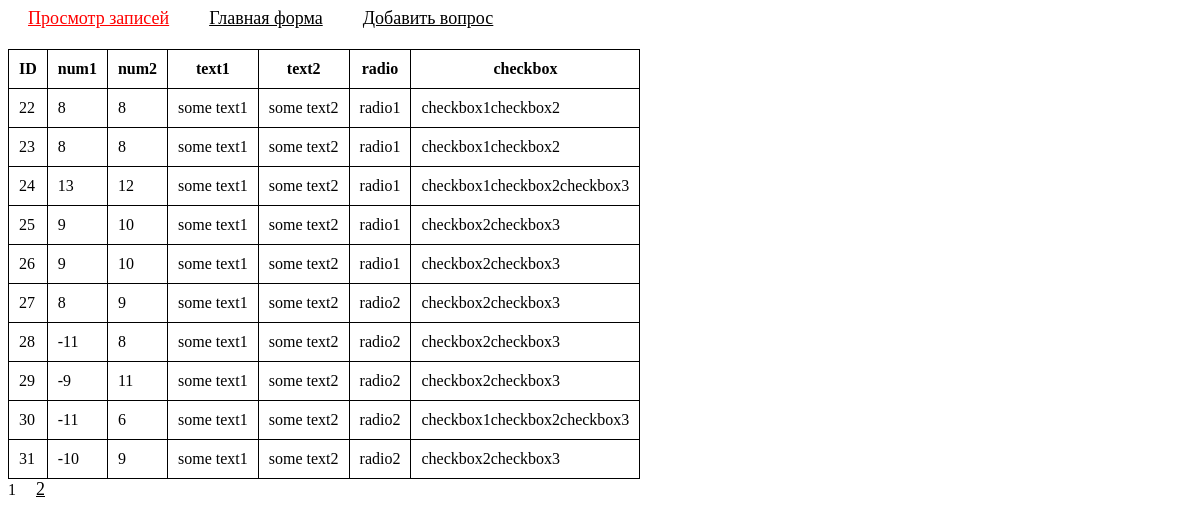
The page / on the database its author committed.
### tables this page shows
CREATE TABLE `2sem_php_exam` (
  `id` bigint(20) UNSIGNED NOT NULL,
  `num1` int(11) NOT NULL,
  `num2` int(11) NOT NULL,
  `text1` varchar(30) NOT NULL,
  `text2` varchar(255) NOT NULL,
  `radio` varchar(50) NOT NULL,
  `checkbox` varchar(255) DEFAULT NULL
);

### viewer.php (the view, shortened to what this page needs)
<?php
function getList($page)
{
    $password='123456789';
    $mysqli = mysqli_connect('std-mysql', 'std_949', $password, 'std_949');
    $sql_res=mysqli_query($mysqli, 'SELECT COUNT(*) FROM 2sem_php_exam');
    if( !mysqli_errno($mysqli) && $row=mysqli_fetch_row($sql_res) )
    {
        $TOTAL=$row[0];
        $PAGES = ceil($TOTAL/10);
        $sql="SELECT * FROM 2sem_php_exam LIMIT ".($page * 10).", 10";
$sql_res=mysqli_query($mysqli, $sql);
$ret='<table class="main-table"><tr><th>ID</th><th>num1</th><th>num2</th><th>text1</th><th>text2</th><th>radio</th><th>checkbox</th></tr>';
    while( $row=mysqli_fetch_row($sql_res) )
    {
        $ret.='
        <tr>
            <td>'.$row[0].'</td>
            <td>'.$row[1].'</td>
            <td>'.$row[2].'</td>
            <td>'.$row[3].'</td>
            <td>'.$row[4].'</td>
            <td>'.$row[5].'</td>
            <td>'.$row[6].'</td>
        </tr>';
    }
    $ret.='</table>';
        if( $PAGES>1 )
        {
            $ret.='<div>';
            for($i=0; $i<$PAGES; $i++)
                if( $i != $page )
                    $ret.='<a href="?p=viewer&pg='.$i.'">'.($i+1).'</a>';
                else
                    $ret.='<span>'.($i+1).'</span>';
            $ret.='</div>';
        }
    return $ret;
    }
return 'Неизвестная ошибка';
}
?>

### index.php (shortened to what this page needs)
<!DOCTYPE HTML>
<html>
    <head>
        <link rel="stylesheet" href="styles.css">
    </head>
<body>
    <?php
    require 'menu.php';
    if( $_GET['p'] == 'viewer' )
    {
        include 'viewer.php';
        echo getList( $_GET['pg']);
    }
    ?>
</body>
</html>

### menu.php (shortened to what this page needs)
<div id="menu">
<?php
    echo '<a href="?p=viewer"';
    if( $_GET['p'] == 'viewer' )
        echo ' class="selected"';
    echo '>Просмотр записей</a>';
    echo '<a href="?p=main-form"';
    if( $_GET['p'] == 'main-form' ) echo ' class="selected"';
        echo '>Главная форма</a>';
    echo '<a href="?p=add-question"';
    if( $_GET['p'] == 'add-question' )
        echo ' class="selected"';
    echo '>Добавить вопрос</a>';
?>
</div>

### styles.css (style rules this page uses)
a { margin-right:20px; margin-left:20px; font-size: 18px; color:black; }
.main-table { border:1px solid black; border-collapse: collapse; margin-top:20px; }
.main-table td, .main-table th { padding:10px; border:1px solid black; }
.selected { color:red; }

### rows shown on the page
2sem_php_exam: id "22", num1 "8", num2 "8", text1 "some text1", text2 "some text2", radio "radio1", checkbox "checkbox1checkbox2"
2sem_php_exam: id "23", num1 "8", num2 "8", text1 "some text1", text2 "some text2", radio "radio1", checkbox "checkbox1checkbox2"
2sem_php_exam: id "24", num1 "13", num2 "12", text1 "some text1", text2 "some text2", radio "radio1", checkbox "checkbox1checkbox2checkbox3"
2sem_php_exam: id "25", num1 "9", num2 "10", text1 "some text1", text2 "some text2", radio "radio1", checkbox "checkbox2checkbox3"
2sem_php_exam: id "26", num1 "9", num2 "10", text1 "some text1", text2 "some text2", radio "radio1", checkbox "checkbox2checkbox3"
2sem_php_exam: id "27", num1 "8", num2 "9", text1 "some text1", text2 "some text2", radio "radio2", checkbox "checkbox2checkbox3"
2sem_php_exam: id "28", num1 "-11", num2 "8", text1 "some text1", text2 "some text2", radio "radio2", checkbox "checkbox2checkbox3"
2sem_php_exam: id "29", num1 "-9", num2 "11", text1 "some text1", text2 "some text2", radio "radio2", checkbox "checkbox2checkbox3"
2sem_php_exam: id "30", num1 "-11", num2 "6", text1 "some text1", text2 "some text2", radio "radio2", checkbox "checkbox1checkbox2checkbox3"
2sem_php_exam: id "31", num1 "-10", num2 "9", text1 "some text1", text2 "some text2", radio "radio2", checkbox "checkbox2checkbox3"
